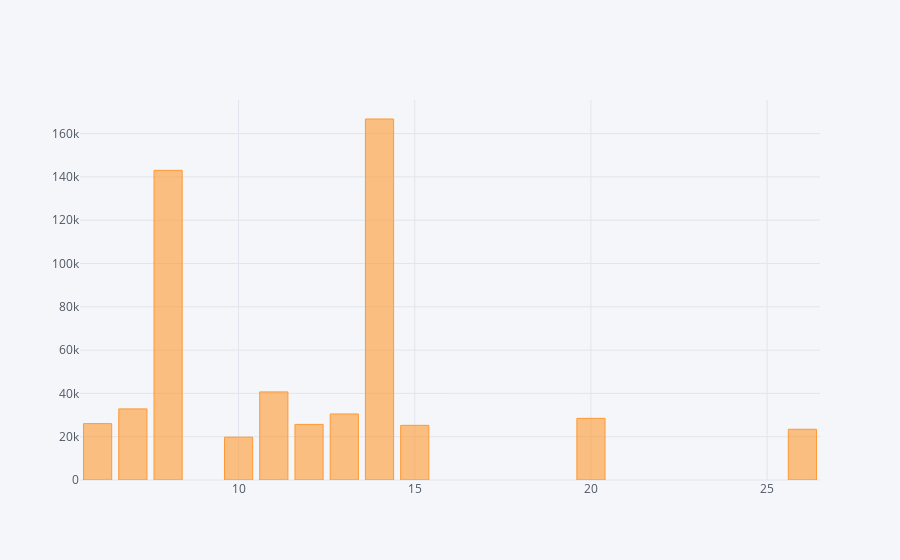

Notebook cell for this chart:
### Markdown cell above
### Q10). For which durations(month) maximum number of loans are there.

### Code cell
months = df_kiva_loans['term_in_months'].value_counts()[:10].reset_index()
 
months.columns = ['Terms in Months','Frequency']
months.iplot(kind='bar', x='Terms in Months', y= 'Frequency')

### Figure 1 — Plotly figure (JSON) as saved in the notebook; plotly's stock layout.template omitted (floating-point values rounded to 4 significant figures)
{"data": [{"marker": {"color": "rgba(255, 153, 51, 0.6)", "line": {"color": "rgba(255, 153, 51, 1.0)", "width": 1}}, "name": "Frequency", "orientation": "v", "text": "", "type": "bar", "uid": "ca9049f2-e04d-4d72-9808-587f47430cc1", "x": [14, 8, 11, 7, 13, 20, 6, 12, 15, 26, 10], "y": [166750, 143042, 40694, 32847, 30501, 28483, 26039, 25700, 25255, 23431, 19782]}], "layout": {"legend": {"bgcolor": "#F5F6F9", "font": {"color": "#4D5663"}}, "paper_bgcolor": "#F5F6F9", "plot_bgcolor": "#F5F6F9", "title": {"font": {"color": "#4D5663"}}, "xaxis": {"gridcolor": "#E1E5ED", "showgrid": true, "tickfont": {"color": "#4D5663"}, "title": {"font": {"color": "#4D5663"}, "text": ""}, "zerolinecolor": "#E1E5ED"}, "yaxis": {"gridcolor": "#E1E5ED", "showgrid": true, "tickfont": {"color": "#4D5663"}, "title": {"font": {"color": "#4D5663"}, "text": ""}, "zerolinecolor": "#E1E5ED"}}}
